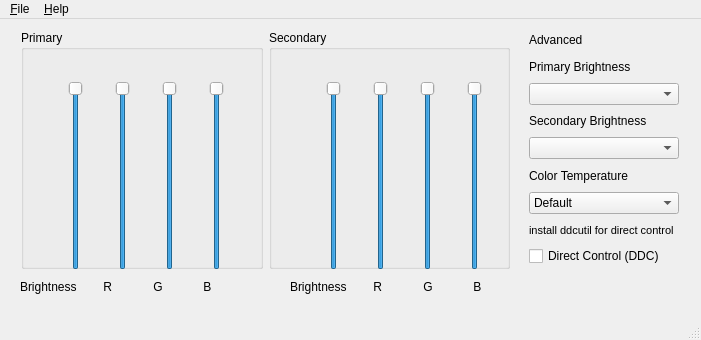
<?xml version="1.0" encoding="UTF-8"?>
<ui version="4.0">
 <class>MainWindow</class>
 <widget class="QMainWindow" name="MainWindow">
  <property name="geometry">
   <rect>
    <x>0</x>
    <y>0</y>
    <width>701</width>
    <height>340</height>
   </rect>
  </property>
  <property name="minimumSize">
   <size>
    <width>701</width>
    <height>340</height>
   </size>
  </property>
  <property name="maximumSize">
   <size>
    <width>701</width>
    <height>340</height>
   </size>
  </property>
  <property name="windowTitle">
   <string>Brightness Controller</string>
  </property>
  <property name="documentMode">
   <bool>true</bool>
  </property>
  <widget class="QWidget" name="centralWidget">
   <widget class="QWidget" name="horizontalLayoutWidget">
    <property name="geometry">
     <rect>
      <x>10</x>
      <y>0</y>
      <width>511</width>
      <height>261</height>
     </rect>
    </property>
    <layout class="QHBoxLayout" name="horizontalLayout">
     <item>
      <widget class="QGroupBox" name="groupBox_2">
       <property name="title">
        <string>Primary</string>
       </property>
       <widget class="QWidget" name="horizontalLayoutWidget_2">
        <property name="geometry">
         <rect>
          <x>10</x>
          <y>40</y>
          <width>231</width>
          <height>211</height>
         </rect>
        </property>
        <layout class="QHBoxLayout" name="horizontalLayout_2">
         <item>
          <widget class="QSlider" name="primary_brightness">
           <property name="maximum">
            <number>99</number>
           </property>
           <property name="value">
            <number>99</number>
           </property>
           <property name="orientation">
            <enum>Qt::Vertical</enum>
           </property>
          </widget>
         </item>
         <item>
          <widget class="QSlider" name="primary_red">
           <property name="value">
            <number>99</number>
           </property>
           <property name="orientation">
            <enum>Qt::Vertical</enum>
           </property>
          </widget>
         </item>
         <item>
          <widget class="QSlider" name="primary_green">
           <property name="value">
            <number>99</number>
           </property>
           <property name="orientation">
            <enum>Qt::Vertical</enum>
           </property>
          </widget>
         </item>
         <item>
          <widget class="QSlider" name="primary_blue">
           <property name="value">
            <number>99</number>
           </property>
           <property name="orientation">
            <enum>Qt::Vertical</enum>
           </property>
          </widget>
         </item>
        </layout>
       </widget>
      </widget>
     </item>
     <item>
      <widget class="QGroupBox" name="groupBox">
       <property name="title">
        <string>Secondary</string>
       </property>
       <widget class="QWidget" name="horizontalLayoutWidget_3">
        <property name="geometry">
         <rect>
          <x>20</x>
          <y>40</y>
          <width>231</width>
          <height>211</height>
         </rect>
        </property>
        <layout class="QHBoxLayout" name="horizontalLayout_3">
         <item>
          <widget class="QSlider" name="secondary_brightness">
           <property name="value">
            <number>99</number>
           </property>
           <property name="orientation">
            <enum>Qt::Vertical</enum>
           </property>
          </widget>
         </item>
         <item>
          <widget class="QSlider" name="secondary_red">
           <property name="contextMenuPolicy">
            <enum>Qt::CustomContextMenu</enum>
           </property>
           <property name="value">
            <number>99</number>
           </property>
           <property name="orientation">
            <enum>Qt::Vertical</enum>
           </property>
          </widget>
         </item>
         <item>
          <widget class="QSlider" name="secondary_green">
           <property name="value">
            <number>99</number>
           </property>
           <property name="orientation">
            <enum>Qt::Vertical</enum>
           </property>
          </widget>
         </item>
         <item>
          <widget class="QSlider" name="secondary_blue">
           <property name="value">
            <number>99</number>
           </property>
           <property name="orientation">
            <enum>Qt::Vertical</enum>
           </property>
          </widget>
         </item>
        </layout>
       </widget>
      </widget>
     </item>
    </layout>
   </widget>
   <widget class="QLabel" name="label">
    <property name="geometry">
     <rect>
      <x>20</x>
      <y>260</y>
      <width>71</width>
      <height>16</height>
     </rect>
    </property>
    <property name="text">
     <string>Brightness</string>
    </property>
   </widget>
   <widget class="QLabel" name="label_2">
    <property name="geometry">
     <rect>
      <x>100</x>
      <y>260</y>
      <width>21</width>
      <height>16</height>
     </rect>
    </property>
    <property name="text">
     <string> R</string>
    </property>
   </widget>
   <widget class="QLabel" name="label_3">
    <property name="geometry">
     <rect>
      <x>150</x>
      <y>260</y>
      <width>21</width>
      <height>16</height>
     </rect>
    </property>
    <property name="text">
     <string> G</string>
    </property>
   </widget>
   <widget class="QLabel" name="label_4">
    <property name="geometry">
     <rect>
      <x>200</x>
      <y>260</y>
      <width>16</width>
      <height>16</height>
     </rect>
    </property>
    <property name="text">
     <string> B</string>
    </property>
   </widget>
   <widget class="QLabel" name="label_5">
    <property name="geometry">
     <rect>
      <x>290</x>
      <y>260</y>
      <width>71</width>
      <height>16</height>
     </rect>
    </property>
    <property name="text">
     <string>Brightness</string>
    </property>
   </widget>
   <widget class="QLabel" name="label_6">
    <property name="geometry">
     <rect>
      <x>370</x>
      <y>260</y>
      <width>21</width>
      <height>16</height>
     </rect>
    </property>
    <property name="text">
     <string> R</string>
    </property>
   </widget>
   <widget class="QLabel" name="label_7">
    <property name="geometry">
     <rect>
      <x>420</x>
      <y>260</y>
      <width>21</width>
      <height>16</height>
     </rect>
    </property>
    <property name="text">
     <string> G</string>
    </property>
   </widget>
   <widget class="QLabel" name="label_8">
    <property name="geometry">
     <rect>
      <x>470</x>
      <y>260</y>
      <width>16</width>
      <height>16</height>
     </rect>
    </property>
    <property name="text">
     <string> B</string>
    </property>
   </widget>
   <widget class="QWidget" name="verticalLayoutWidget">
    <property name="geometry">
     <rect>
      <x>529</x>
      <y>0</y>
      <width>213</width>
      <height>258</height>
     </rect>
    </property>
    <layout class="QVBoxLayout" name="verticalLayout">
     <property name="sizeConstraint">
      <enum>QLayout::SetDefaultConstraint</enum>
     </property>
     <property name="leftMargin">
      <number>0</number>
     </property>
     <property name="rightMargin">
      <number>0</number>
     </property>
     <item>
      <widget class="QLabel" name="label_9">
       <property name="text">
        <string>Advanced</string>
       </property>
      </widget>
     </item>
     <item>
      <widget class="QLabel" name="label_12">
       <property name="sizePolicy">
        <sizepolicy hsizetype="Preferred" vsizetype="Preferred">
         <horstretch>0</horstretch>
         <verstretch>0</verstretch>
        </sizepolicy>
       </property>
       <property name="text">
        <string>Primary Brightness</string>
       </property>
      </widget>
     </item>
     <item>
      <widget class="QComboBox" name="primary_combobox">
       <property name="sizePolicy">
        <sizepolicy hsizetype="Minimum" vsizetype="Minimum">
         <horstretch>0</horstretch>
         <verstretch>0</verstretch>
        </sizepolicy>
       </property>
       <property name="maximumSize">
        <size>
         <width>150</width>
         <height>28</height>
        </size>
       </property>
      </widget>
     </item>
     <item>
      <widget class="QLabel" name="label_11">
       <property name="text">
        <string>Secondary Brightness</string>
       </property>
      </widget>
     </item>
     <item>
      <widget class="QComboBox" name="secondary_combo">
       <property name="maximumSize">
        <size>
         <width>150</width>
         <height>28</height>
        </size>
       </property>
       <property name="toolTip">
        <string>&lt;html&gt;&lt;head/&gt;&lt;body&gt;&lt;p&gt;You can select the source of Secondary Brightness Here.&lt;/p&gt;&lt;/body&gt;&lt;/html&gt;</string>
       </property>
      </widget>
     </item>
     <item>
      <widget class="QLabel" name="label_10">
       <property name="text">
        <string>Color Temperature</string>
       </property>
      </widget>
     </item>
     <item>
      <widget class="QComboBox" name="comboBox">
       <property name="maximumSize">
        <size>
         <width>150</width>
         <height>28</height>
        </size>
       </property>
       <item>
        <property name="text">
         <string>Default</string>
        </property>
       </item>
       <item>
        <property name="text">
         <string>1900K Candle</string>
        </property>
       </item>
       <item>
        <property name="text">
         <string>2600K 40W Tungsten</string>
        </property>
       </item>
       <item>
        <property name="text">
         <string>2850K 100W Tungsten</string>
        </property>
       </item>
       <item>
        <property name="text">
         <string>3200K Halogen</string>
        </property>
       </item>
       <item>
        <property name="text">
         <string>5200K Carbon Arc</string>
        </property>
       </item>
       <item>
        <property name="text">
         <string>5400K High Noon</string>
        </property>
       </item>
       <item>
        <property name="text">
         <string>6000K Direct Sun</string>
        </property>
       </item>
       <item>
        <property name="text">
         <string>7000K Overcast Sky</string>
        </property>
       </item>
       <item>
        <property name="text">
         <string>20000K Clear Blue Sky</string>
        </property>
       </item>
      </widget>
     </item>
     <item>
      <widget class="QLabel" name="ddcutilsNotInstalled">
       <property name="font">
        <font>
         <pointsize>8</pointsize>
        </font>
       </property>
       <property name="text">
        <string>install ddcutil for direct control</string>
       </property>
      </widget>
     </item>
     <item>
      <widget class="QCheckBox" name="directControlBox">
       <property name="text">
        <string>Direct Control (DDC)</string>
       </property>
      </widget>
     </item>
    </layout>
   </widget>
  </widget>
  <widget class="QStatusBar" name="statusBar"/>
  <widget class="QMenuBar" name="menuBar">
   <property name="geometry">
    <rect>
     <x>0</x>
     <y>0</y>
     <width>701</width>
     <height>32</height>
    </rect>
   </property>
   <widget class="QMenu" name="menuFile">
    <property name="title">
     <string>&amp;File</string>
    </property>
    <addaction name="actionSave"/>
    <addaction name="actionDefault"/>
    <addaction name="actionClearDefault"/>
    <addaction name="actionLoad"/>
    <addaction name="separator"/>
    <addaction name="actionExit"/>
   </widget>
   <widget class="QMenu" name="menuHelp">
    <property name="title">
     <string>&amp;Help</string>
    </property>
    <addaction name="actionHelp"/>
    <addaction name="actionAbout"/>
    <addaction name="actionLicense"/>
    <addaction name="actionCheck_for_update"/>
   </widget>
   <addaction name="menuFile"/>
   <addaction name="menuHelp"/>
  </widget>
  <action name="actionExit">
   <property name="text">
    <string>E&amp;xit</string>
   </property>
  </action>
  <action name="actionHelp">
   <property name="text">
    <string>&amp;Help</string>
   </property>
  </action>
  <action name="actionAbout">
   <property name="text">
    <string>&amp;About</string>
   </property>
  </action>
  <action name="actionLicense">
   <property name="text">
    <string>&amp;License</string>
   </property>
  </action>
  <action name="actionSave">
   <property name="text">
    <string>&amp;Save current settings</string>
   </property>
   <property name="visible">
    <bool>true</bool>
   </property>
  </action>
  <action name="actionLoad">
   <property name="text">
    <string>&amp;Load settings</string>
   </property>
   <property name="visible">
    <bool>true</bool>
   </property>
  </action>
  <action name="actionCheck_for_update">
   <property name="enabled">
    <bool>false</bool>
   </property>
   <property name="text">
    <string>&amp;Check for Update</string>
   </property>
  </action>
  <action name="actionDefault">
   <property name="text">
    <string>Save current as default</string>
   </property>
  </action>
  <action name="actionClearDefault">
   <property name="text">
    <string>&amp;Clear default settings</string>
   </property>
   <property name="visible">
    <bool>false</bool>
   </property>
  </action>
 </widget>
 <layoutdefault spacing="6" margin="11"/>
 <resources/>
 <connections/>
</ui>
